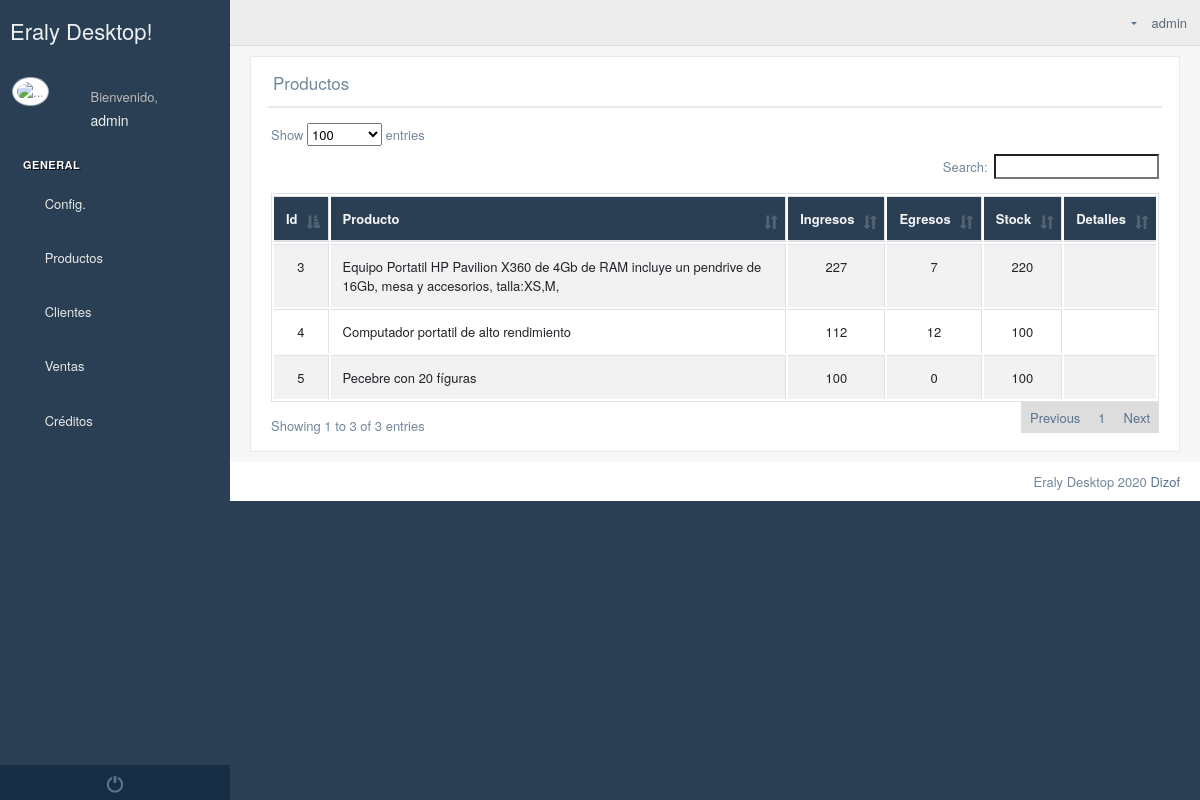
The app's page /kardex/ (signed in) with its own data.
### Producto/models.py (models this page shows)
class Productos(models.Model):
    tipo=models.CharField(max_length=2, default="P")
    imagen=models.ImageField(upload_to="productos",null=True,blank=True, help_text="imagen de 100px x 100px")
    codigo=models.CharField(max_length=300, null=True,blank=True, help_text="Solo si tiene codigo interno o codigo de barras")
    establecimiento = models.ForeignKey(Establecimiento, on_delete=models.CASCADE, null=True, blank=True)
    subcategoria=models.ForeignKey(Subcategorias, on_delete=models.CASCADE)
    marca=models.ForeignKey(Marca,on_delete=models.CASCADE,null=True,blank=True)
    nombre=models.CharField(max_length=100)
    talla=models.CharField(max_length=50,null=True,blank=True)
    dimension=models.CharField(max_length=200,null=True,blank=True)
    detallesTecnicos = RichTextUploadingField(null=True,blank=True,help_text="Es opcional")
    descripcion = RichTextUploadingField()
    estado=models.BooleanField(default=True)
    def __str__(self):
        if self.talla:
            return '%s, talla:%s' % (self.nombre, self.talla)
        else:
            return '%s'%(self.nombre)
    class Meta:
        verbose_name_plural = "3. Producto "

### Producto/views.py (the view)
# urls.py: path("kardex/", kardex),
def kardex(request):
    contexto={
        'kardex':Productos.objects.filter(establecimiento__usuario=request.user)
    }
    return render(request, "producto/kardex.html",contexto)

### Producto/templatetags/productosTags.py (called while the page is built)
@register.simple_tag
def stock(id):
    try:
        kardex=Kardex.objects.filter(producto_id=id)
        ingresos=kardex.filter(tipo="I").aggregate(Sum('cantidad'))['cantidad__sum']
        egresos=kardex.filter(tipo="E").aggregate(Sum('cantidad'))['cantidad__sum']
        if ingresos==None:
            ingresos=0
        if egresos==None:
            egresos=0
        return ingresos-egresos
    except:
        pass

@register.simple_tag
def ingresos(id):
    kardex=Kardex.objects.filter(producto_id=id)
    ingresos=kardex.filter(tipo="I").aggregate(Sum('cantidad'))['cantidad__sum']
    if ingresos==None:
        ingresos=0
    return ingresos

@register.simple_tag
def egresos(id):
    kardex=Kardex.objects.filter(producto_id=id)
    egresos=kardex.filter(tipo="E").aggregate(Sum('cantidad'))['cantidad__sum']
    if egresos==None:
        egresos=0
    return egresos

### templates/producto/kardex.html (shortened to what this page needs)
{% extends 'Home/index2.html' %}
{% block contenido_index %}
    {% load static %}
{% load productosTags %}
    <div class="">
        <div class="row">
            <div class="col-md-12 col-sm-12 ">
                <div class="x_panel">
                    <div class="x_title">
                        <h2>Productos <small>de los establecimientos</small></h2>
                        <div class="clearfix"></div>
                    </div>
                    <div class="x_content">
                        <div class="row">
                            <div class="col-sm-12">
                                <div class="card-box table-responsive">
                                    <table id="kardex" class="table table-striped table-bordered" style="width:100%">
                                        <thead style="background-color: #2A3F54; color: whitesmoke">
                                        <tr>
                                            <th style="text-align: center">Id</th>
                                            <th>Producto</th>
                                            <th style="text-align: center">Ingresos</th>
                                            <th style="text-align: center">Egresos</th>
                                            <th style="text-align: center">Stock</th>
                                            <th style="text-align: center">Detalles</th>
                                        </tr>
                                        </thead>
                                        <tbody>
                                        {% for kard in kardex %}
                                        <tr>
                                            <td style="text-align: center">{{ kard.id }}</td>
                                            <td > {{ kard }}</td>
                                            <td style="text-align: center">{% ingresos kard.id %}</td>
                                            <td style="text-align: center">{% egresos kard.id %}</td>
                                            <td style="text-align: center">{% stock kard.id %}</td>
                                            <td style="text-align: center"><a href="/kardex/products/{{ kard.id }}/"><i class="fa fa-area-chart text-primary"></i></a></td>
                                        </tr>
                                        {% endfor %}
                                        </tbody>
                                    </table>
                                </div>
                            </div>
                        </div>
                    </div>
                </div>
            </div>
        </div>
    </div>
{% endblock %}

### templates/Home/base_html.html (shortened to what this page needs)
<!DOCTYPE html>
{% load static %}
<html lang="en">
<head>
    <link href="{% static '/vendors/datatables.net-bs/css/dataTables.bootstrap.min.css' %}" rel="stylesheet">
    <link href="{% static '/vendors/datatables.net-buttons-bs/css/buttons.bootstrap.min.css' %}" rel="stylesheet">
    <link href="{% static '/vendors/datatables.net-fixedheader-bs/css/fixedHeader.bootstrap.min.css' %}"
          rel="stylesheet">
    <link href="{% static '/vendors/datatables.net-responsive-bs/css/responsive.bootstrap.min.css' %}" rel="stylesheet">
    <link href="{% static '/vendors/datatables.net-scroller-bs/css/scroller.bootstrap.min.css' %}" rel="stylesheet">
    <link href="{% static '/vendors/bootstrap/dist/css/bootstrap.min.css' %}" rel="stylesheet">
    <link href="{% static '/vendors/font-awesome/css/font-awesome.min.css' %}" rel="stylesheet">
    <link href="{% static '/vendors/nprogress/nprogress.css' %}" rel="stylesheet">
    <link href="{% static '/vendors/bootstrap-daterangepicker/daterangepicker.css' %}" rel="stylesheet">
    <link href="{% static '/vendors/iCheck/skins/flat/green.css' %}" rel="stylesheet">
    <link href="{% static '/build/css/custom.min.css' %}" rel="stylesheet">
</head>
<body class="nav-md">
<div class="container body">
    <div class="main_container">
        <div class="col-md-3 left_col">
            <div class="left_col scroll-view">
                <div class="navbar nav_title" style="border: 0;">
                    <a href="/" class="site_title"> <span>Eraly Desktop!</span></a>
                </div>
                <div class="profile clearfix">
                    <div class="profile_pic">
                        <img src="/media/admin-interface/favicon/favicon_eraly.png" alt="..."
                             class="img-circle profile_img">
                    </div>
                    <div class="profile_info">
                        <span>Bienvenido,</span>
                        <h2>{{ request.user }}</h2>
                    </div>
                </div>
                <br/>
                {% block menu %}
                    <div id="sidebar-menu" class="main_menu_side hidden-print main_menu">
                        <div class="menu_section">
                            <h3>General</h3>
                            <ul class="nav side-menu">
                                <li><a><i class="fa fa-home"></i> Config. <span class="fa fa-chevron-down"></span></a>
                                </li>
                            </ul>
                            <ul class="nav side-menu">
                                <li><a><i class="fa fa-product-hunt"></i> Productos <span
                                        class="fa fa-chevron-down"></span></a>
                                </li>
                            </ul>
                        <ul class="nav side-menu">
                                <li><a><i class="fa fa-user-plus"></i> Clientes <span class="fa fa-chevron-down"></span></a>
                                </li>
                            </ul>
                            <ul class="nav side-menu">
                                <li><a><i class="fa fa-file-o"></i> Ventas <span class="fa fa-chevron-down"></span></a>
                                </li>
                            </ul>
                            <ul class="nav side-menu">
                                <li><a><i class="fa fa-file-o"></i> Créditos <span class="fa fa-chevron-down"></span></a>
                                </li>
                            </ul>
                        </div>
                    </div>
                    <div class="sidebar-footer hidden-small">
                        <a data-toggle="tooltip" data-placement="top" title="Logout" href="/logout_/"
                           style="width: 100%">
                            <span class="glyphicon glyphicon-off" aria-hidden="true"></span>
                        </a>
                    </div>
                {% endblock %}
            </div>
        </div>
        <div class="top_nav">
            <div class="nav_menu">
                <div class="nav toggle">
                    <a id="menu_toggle"><i class="fa fa-bars"></i></a>
                </div>
                <nav class="nav navbar-nav">
                    <ul class=" navbar-right">
                        <li class="nav-item dropdown open" style="padding-left: 15px;">
                            <a href="javascript:;" class="user-profile" aria-haspopup="true"
                               id="navbarDropdown" data-toggle="dropdown" aria-expanded="false">
                                {{ request.user.username }}
                            </a>
                        </li>
                        <li role="presentation" class="nav-item dropdown open">
                            <a href="javascript:;" class="dropdown-toggle info-number" id="navbarDropdown1"
                               data-toggle="dropdown" aria-expanded="false">
                                <i class="fa fa-envelope-o"></i>
                            </a>
                        </li>
                    </ul>
                </nav>
            </div>
        </div>
        <div class="right_col" role="main">
            {% block contenido %}{% endblock %}
        </div>
    </div>
    <footer>
        <div class="pull-right">
            Eraly Desktop 2020 <a href="https://colorlib.com">Dizof</a>
        </div>
        <div class="clearfix"></div>
    </footer>
</div>
<link rel="stylesheet" href="{% static 'toastr/toastr.min.css' %}">
</body>
</html>

### records on screen
Productos: id "3", talla+nombre "Equipo Portatil HP Pavilion X360 de 4Gb de RAM incluye un pendrive de 16Gb, mesa y accesorios, talla:XS,M,", id "227", id "7", id "220"
Productos: id "4", talla+nombre "Computador portatil de alto rendimiento", id "112", id "12", id "100"
Productos: id "5", talla+nombre "Pecebre con 20 fíguras", id "100", id "0"

### other values on screen
{{ request.user }} "admin"
{{ request.user.username }} "admin"
